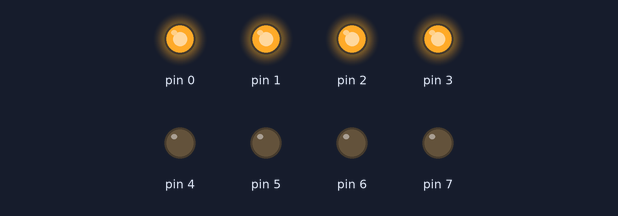
Recording of a sketch running on a simulated Arduino Uno, built with avr-gcc and run on an emulated ATmega328P. Parts: output pins drawn as LEDs (lit = HIGH).

Above: at 0.5 s.
At 3.5 s:
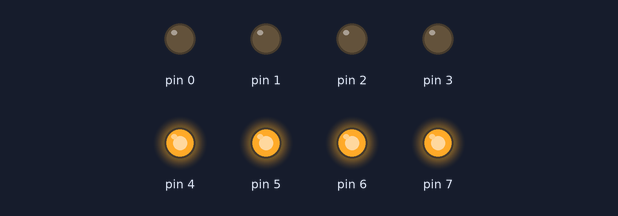
Timing chart, 0 to 4.6 s (numbered marks = the images above):
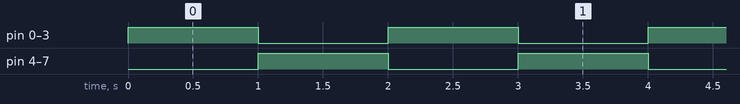

Measured:
- by itself, pin 0–7: alternates HIGH for 1.0 s and LOW for 1.0 s

The sketch:

pr1_3.ino
```cpp
/********************************************************************
 * Title  : Interface 8 LEDs. Out of Four LED ON and Four LED OFF.  *
 * Date   : 03/09/2017                                              *
 * Author : Harsh Patel                                             *
 * ID No  : 15it077                                                 *
 * E-mail : 15it077@charusat.edu.in                                 *
 ********************************************************************/
void setup() {
  for(int i = 0; i < 8; i++) {
    pinMode(i, OUTPUT);
  }
}

void loop() {
  // turn first 4 LEDs ON and last 4 OFF
  PORTD = 0b00001111;
  delay(1000);
  // turn frst 4 LEDs OFF and last 4 ON
  PORTD = 0b11110000;
  delay(1000);
}
```
